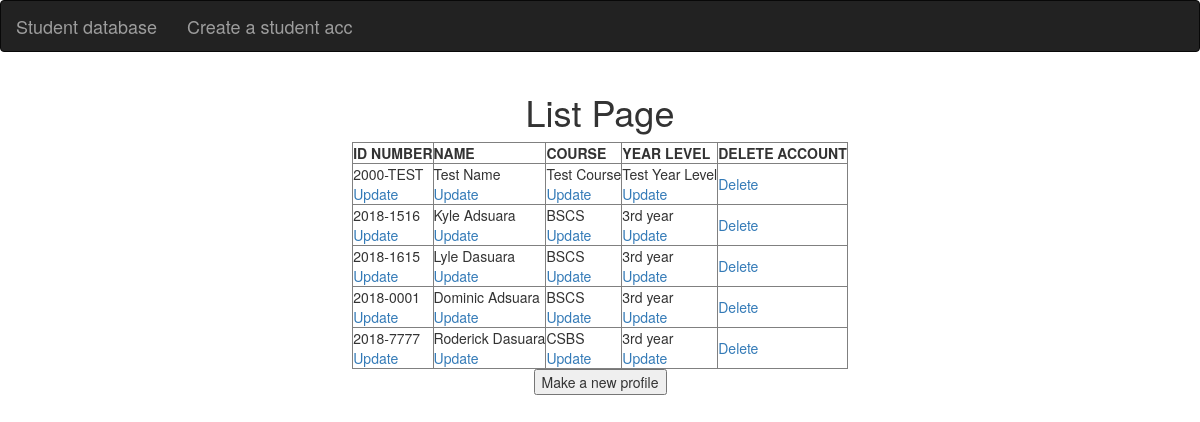
The app's page /List_page, older data.
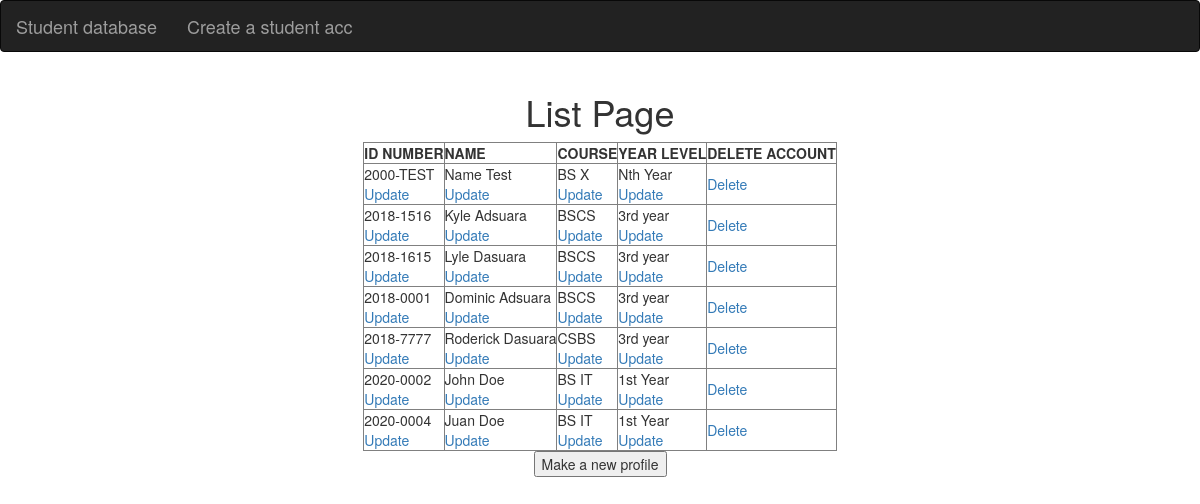
The same page, newer data.
### tables this page shows
CREATE TABLE students(
		IDNUM TEXT PRIMARY KEY NOT NULL,
		NAME TEXT NOT NULL,
		COURSE TEXT NOT NULL,
		YR_LEVEL TEXT NOT NULL);

### app.py (the view)
@app.route('/List_page')
def student_list():
	cur = get_db().cursor()
	everyone = cur.execute('SELECT * FROM students')
	userDetails = cur.fetchall()
	return render_template('home.html',userDetails=userDetails)

### app.py (called while the page is built)
def get_db():
    db = getattr(g, '_database', None)
    if db is None:
        db = g._database = sqlite3.connect('CRUD.db')
    return db

### templates/home.html
{% extends "layout.html" %}
{% block body %}
	<div class="container-fluid">
		<div class="row">
			<nav class="navbar navbar-expand-lg navbar-inverse bg-primary">
 				<a class="navbar-brand" href="/List_page">Student database</a>
 				<a class="navbar-brand" href="/">Create a student acc</a>
   			</nav>
   		</div>
		<h1 style="text-align:center;">List Page</h1>
		<div class="col">
			<table align="center" border = 1>
				<th>ID NUMBER</th>
				<th>NAME</th>
				<th>COURSE</th>
				<th>YEAR LEVEL</th>
				<th>DELETE ACCOUNT</th>
					{% for student in userDetails %}
					<tr>
						<td> {{student[0]}}
							<br>
							<a href="/new_id">Update</a>
						</td>
						<td> {{student[1]}}
							<br>
							<a href="/new_name">Update</a>
						</td>
						<td> {{student[2]}}
							<br>
							<a href="/new_course">Update</a>
						</td>
						<td> {{student[3]}}
							<br>
							<a href="/new_yearlv">Update</a>
						</td>
						<td>
							<a href="/delete">Delete</a>
						</td>
					</tr>
					{% endfor %}
			</table>
		</div>
		<div class="vertical-center">
			<form align="center" action="/">
				<button type="submit">Make a new profile</button>
			</form>
		</div>
	</div>
{% endblock %}

### templates/layout.html (shortened to what this page needs)
{% extends "bootstrap/base.html" %}

Row changes from the older to the newer data that the page shows:
changed students "2000-TEST": NAME "Test Name" → "Name Test"; COURSE "Test Course" → "BS X"; YR_LEVEL "Test Year Level" → "Nth Year"
added students: IDNUM "2020-0002", NAME "John Doe", COURSE "BS IT", YR_LEVEL "1st Year"
added students: IDNUM "2020-0004", NAME "Juan Doe", COURSE "BS IT", YR_LEVEL "1st Year"
